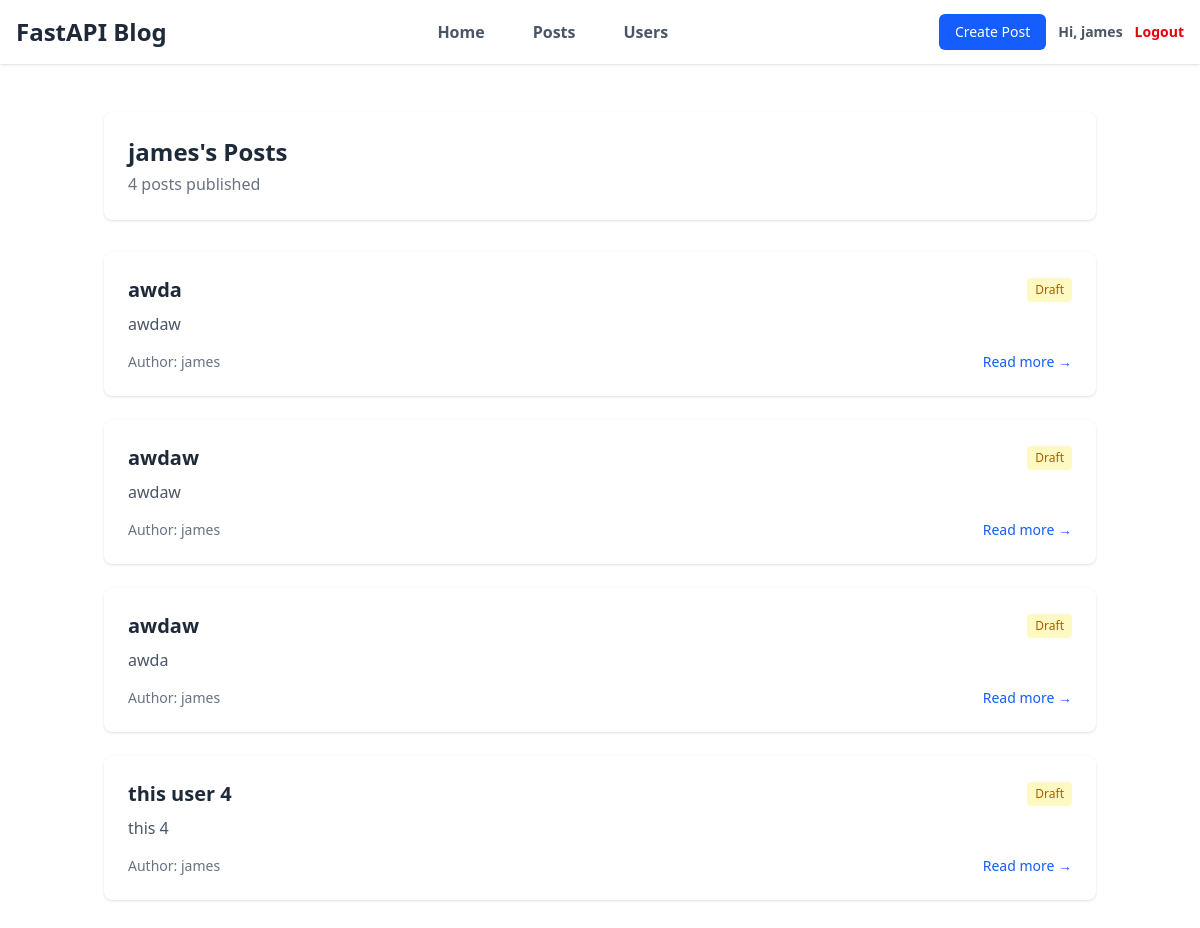
Screenshot of /users/4/posts with the database file from the repository.
### models.py (models this page shows, shortened)
class User(Base):
    __tablename__ = "users"
    id: Mapped[int] = mapped_column(Integer, primary_key=True, index=True)
    username: Mapped[str] = mapped_column(String(50), unique=True, nullable=False)
    email: Mapped[str] = mapped_column(String(120), unique=True, nullable=False)
    image_file: Mapped[str | None] = mapped_column(
        String(200),
        nullable=True,
        default=None,
    )
    posts: Mapped[list[Post]] = relationship(back_populates="author", cascade="all, delete-orphan")

class Post(Base):
    __tablename__ = "posts"
    id: Mapped[int] = mapped_column(Integer, primary_key=True, index=True)
    title: Mapped[str] = mapped_column(String(100), nullable=False)
    content: Mapped[str] = mapped_column(Text, nullable=False)
    published: Mapped[bool] = mapped_column(default=False)
    user_id: Mapped[int] = mapped_column(
        ForeignKey("users.id"),
        nullable=False,
        index=True,
    )
    date_posted: Mapped[datetime] = mapped_column(
        DateTime(timezone=True),
        default=lambda: datetime.now(UTC),
    )
    author: Mapped[User] = relationship(back_populates="posts")

### main.py (the view)
@app.get("/users/{user_id}/posts", include_in_schema=False, name="user_posts")
async def user_posts_page(
    request: Request,
    user_id: int,
    db: Annotated[AsyncSession, Depends(get_db)],
):
    result = await db.execute(select(models.User).where(models.User.id == user_id))
    user = result.scalars().first()
    if not user:
        raise HTTPException(
            status_code=status.HTTP_404_NOT_FOUND,
            detail="User not found",
        )
    result = await db.execute(
        select(models.Post)
        .options(selectinload(models.Post.author))
        .where(models.Post.user_id == user_id)
        .order_by(models.Post.date_posted.desc()),
    )
    posts = result.scalars().all()
    return templates.TemplateResponse(
        request,
        "user_posts.html",
        {"posts": posts, "user": user, "title": f"{user.username}'s Posts"},
    )

### templates/user_posts.html
{% extends "layout.html" %} {% block content %}
<div class="max-w-5xl mx-auto px-4 py-8">
  <div class="bg-white shadow rounded-lg p-6 mb-8">
    <h1 class="text-2xl font-bold text-gray-800">
      {{ user.username }}'s Posts
    </h1>
    <p class="text-gray-500 mt-1">{{ posts|length }} posts published</p>
  </div>
  {% if posts %}
  <div class="grid gap-6">
    {% for post in posts %}
    <article class="bg-white shadow hover:shadow-lg transition rounded-lg p-6">
      <div class="flex items-center justify-between mb-2">
        <h2 class="text-xl font-semibold text-gray-800">{{ post.title }}</h2>
        {% if not post.published %}
        <span class="text-xs bg-yellow-100 text-yellow-700 px-2 py-1 rounded">
          Draft
        </span>
        {% endif %}
      </div>
      <p class="text-gray-600 mb-4 line-clamp-3">{{ post.content[:100] }}</p>
      <div class="flex items-center justify-between text-sm text-gray-500">
        <span>Author: {{ post.author.username }}</span>
        <a
          href="/posts/{{ post.id }}"
          class="text-blue-600 hover:text-blue-800 font-medium"
        >
          Read more →
        </a>
      </div>
    </article>
    {% endfor %}
  </div>
  {% else %}
  <div class="text-center text-gray-500 py-16">
    <p class="text-lg">No posts yet.</p>
    <p class="text-sm mt-1">When this user publishes, they’ll appear here.</p>
  </div>
  {% endif %}
</div>
{% endblock %}

### templates/layout.html (shortened to what this page needs)
<!doctype html>
<html lang="en">
  <head>
    <link href="{{url_for('static',path='./css/app.css')}}" rel="stylesheet" />
  </head>
  <body>
    <nav class="bg-white w-full shadow-sm">
      <div class="max-w-7xl mx-auto px-4">
        <div class="flex justify-between items-center h-16">
          <div class="shrink-0">
            <a href="/" class="text-2xl font-bold text-gray-800"
              >FastAPI Blog</a
            >
          </div>
          <div class="hidden md:flex space-x-12 flex-1 justify-center">
            <a href="/" class="text-gray-600 font-bold hover:text-gray-900"
              >Home</a
            >
            <a href="/posts" class="text-gray-600 font-bold hover:text-gray-900"
              >Posts</a
            >
            <a href="/users" class="text-gray-600 font-bold hover:text-gray-900"
              >Users</a
            >
          </div>
          <div class="flex items-center space-x-3">
            {% if user %}
            <button
              onclick="openCreatePostModal()"
              class="bg-blue-600 text-white px-4 py-2 rounded-md text-sm hover:bg-blue-700"
            >
              Create Post
            </button>
            <span class="text-gray-600 font-bold text-sm"
              >Hi, {{ user.username }}</span
            >
            <a
              href="/logout"
              class="text-red-600 hover:text-red-700 font-bold text-sm"
              >Logout</a
            >
            {% endif %}
          </div>
        </div>
      </div>
    </nav>
    <main class="max-w-7xl mx-auto p-4">{% block content %}{% endblock %}</main>
  </body>
</html>

### rows the page displays
User: username "james"
Post: title "awda", published "Draft", content "awdaw", author.username "james"
Post: title "awdaw", published "Draft", content "awdaw", author.username "james"
Post: title "awdaw", published "Draft", content "awda", author.username "james"
Post: title "this user 4", published "Draft", content "this 4", author.username "james"

### other values shown
{{ posts|length }} "4"
